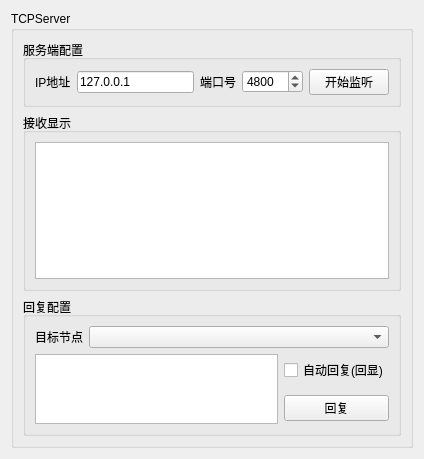
<?xml version="1.0" encoding="UTF-8"?>
<ui version="4.0">
 <class>TCPServer</class>
 <widget class="QWidget" name="TCPServer">
  <property name="geometry">
   <rect>
    <x>0</x>
    <y>0</y>
    <width>424</width>
    <height>459</height>
   </rect>
  </property>
  <property name="windowTitle">
   <string>TCPServer</string>
  </property>
  <layout class="QVBoxLayout" name="verticalLayout">
   <item>
    <widget class="QGroupBox" name="groupBox">
     <property name="title">
      <string>TCPServer</string>
     </property>
     <layout class="QGridLayout" name="gridLayout_3">
      <item row="0" column="0">
       <widget class="QGroupBox" name="groupBox_3">
        <property name="title">
         <string>服务端配置</string>
        </property>
        <layout class="QGridLayout" name="gridLayout">
         <item row="0" column="0">
          <widget class="QLabel" name="label">
           <property name="text">
            <string>IP地址</string>
           </property>
          </widget>
         </item>
         <item row="0" column="1">
          <widget class="QLineEdit" name="lineEdit_ServerAddress">
           <property name="text">
            <string>127.0.0.1</string>
           </property>
          </widget>
         </item>
         <item row="0" column="2">
          <widget class="QLabel" name="label_2">
           <property name="text">
            <string>端口号</string>
           </property>
          </widget>
         </item>
         <item row="0" column="3">
          <widget class="QSpinBox" name="spinBox_ServerPort">
           <property name="maximum">
            <number>65535</number>
           </property>
           <property name="value">
            <number>4800</number>
           </property>
          </widget>
         </item>
         <item row="0" column="4">
          <widget class="QPushButton" name="pushButton_ServerControl">
           <property name="text">
            <string>开始监听</string>
           </property>
          </widget>
         </item>
        </layout>
       </widget>
      </item>
      <item row="1" column="0">
       <widget class="QGroupBox" name="groupBox_2">
        <property name="title">
         <string>接收显示</string>
        </property>
        <layout class="QHBoxLayout" name="horizontalLayout_3">
         <item>
          <widget class="QTextBrowser" name="textBrowser"/>
         </item>
        </layout>
       </widget>
      </item>
      <item row="2" column="0">
       <widget class="QGroupBox" name="groupBox_4">
        <property name="title">
         <string>回复配置</string>
        </property>
        <layout class="QGridLayout" name="gridLayout_2">
         <item row="1" column="0" rowspan="2">
          <widget class="QTextEdit" name="textEdit_ResponseMessage"/>
         </item>
         <item row="1" column="1">
          <widget class="QCheckBox" name="checkBox_EnableAutoEcho">
           <property name="text">
            <string>自动回复(回显)</string>
           </property>
          </widget>
         </item>
         <item row="2" column="1">
          <widget class="QPushButton" name="pushButton_SendResponseMessage">
           <property name="text">
            <string>回复</string>
           </property>
          </widget>
         </item>
         <item row="0" column="0" colspan="2">
          <layout class="QHBoxLayout" name="horizontalLayout">
           <item>
            <widget class="QLabel" name="label_3">
             <property name="text">
              <string>目标节点</string>
             </property>
            </widget>
           </item>
           <item>
            <widget class="QComboBox" name="comboBox_ClientConnected">
             <property name="sizePolicy">
              <sizepolicy hsizetype="Expanding" vsizetype="Fixed">
               <horstretch>0</horstretch>
               <verstretch>0</verstretch>
              </sizepolicy>
             </property>
            </widget>
           </item>
          </layout>
         </item>
        </layout>
       </widget>
      </item>
     </layout>
    </widget>
   </item>
  </layout>
 </widget>
 <resources/>
 <connections/>
</ui>
